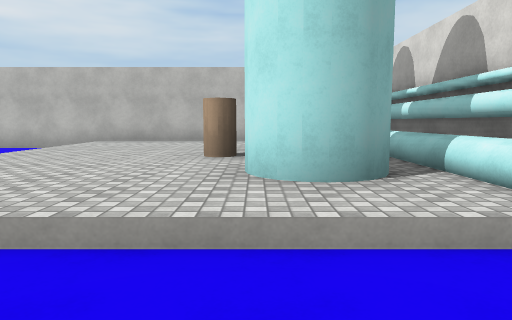
view 1 (above)

24 first-person views from a walk through a 3-D level made in the Unity game engine. The camera is 1.4 m above the floor, tilts 6° down and sees 70° across. The floor is counted in squares, 2 m on a side. Each view is taken from the middle of a square. On the plan, view 1 faces up. The plan holds only what a view shows up to about 11 squares ahead; the rest is blank. The place goes on beyond the plan. Surface patterns are stand-ins for the level's own textures.

view 2
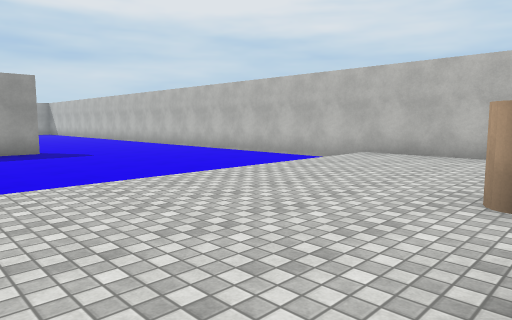

view 3
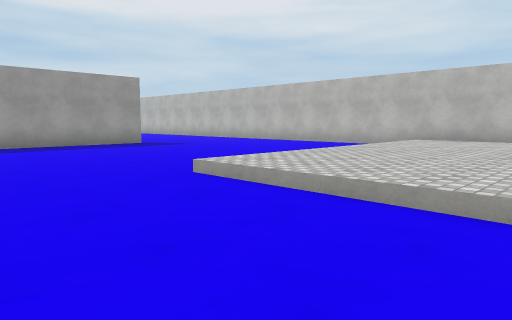

view 4
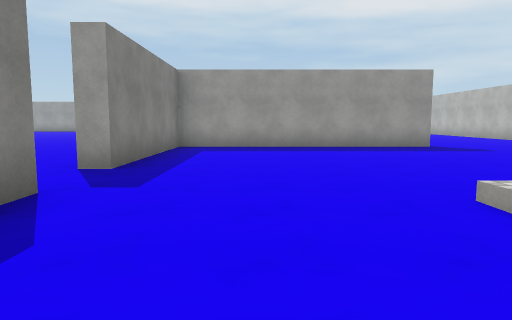

view 5
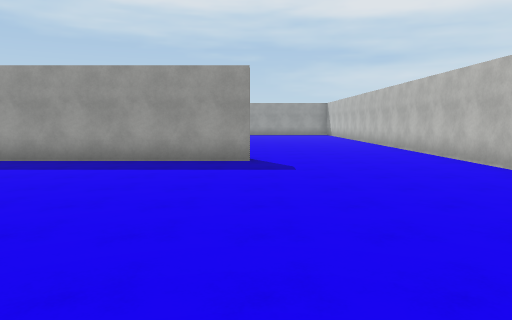

view 6
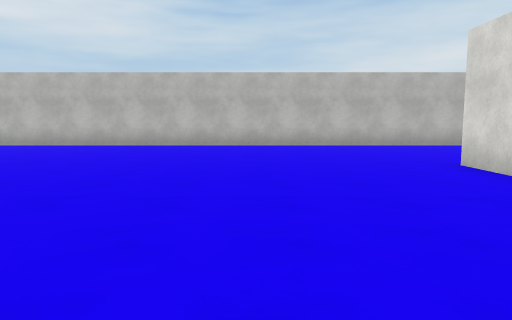

view 7
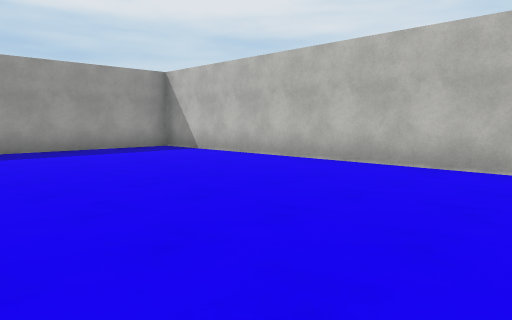

view 8
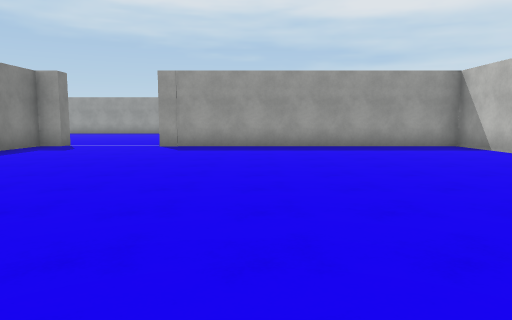

view 9
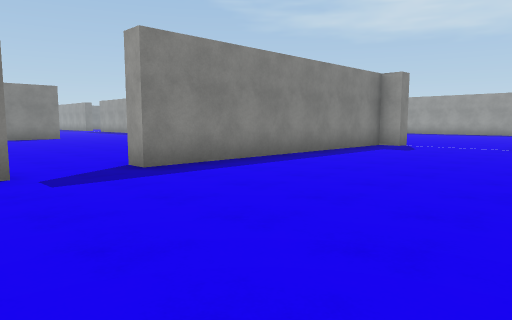

view 10
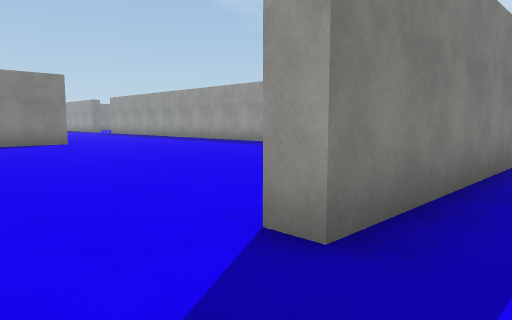

view 11
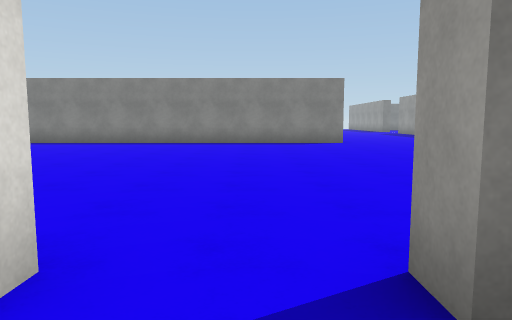

view 12
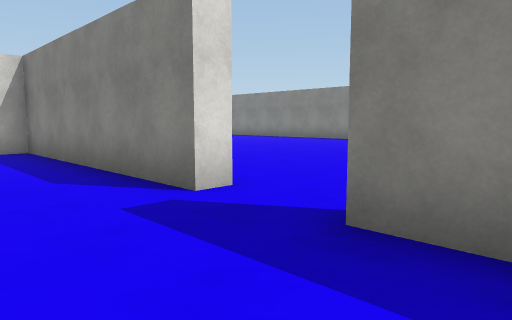

view 13
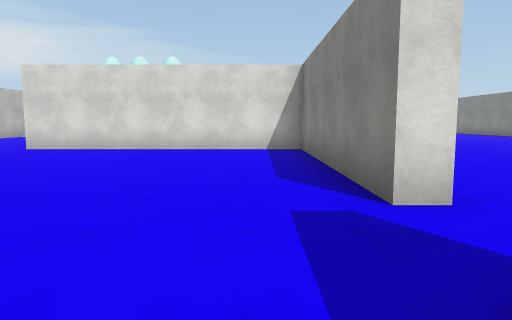

view 14
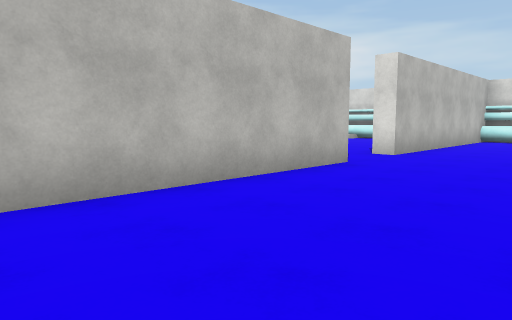

view 15
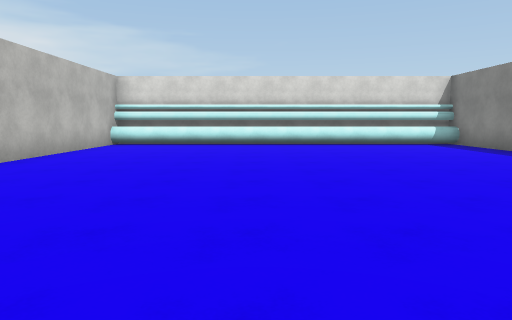

view 16
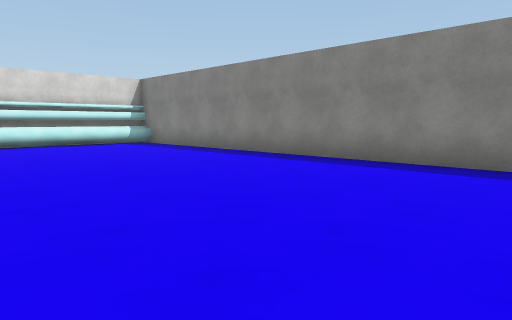

view 17
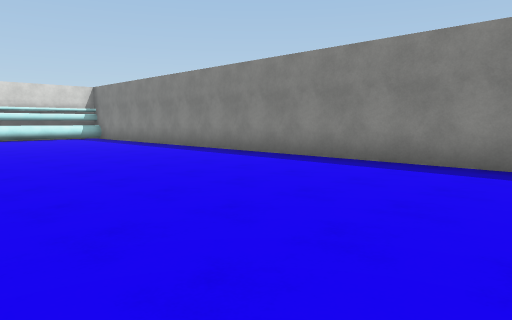

view 18
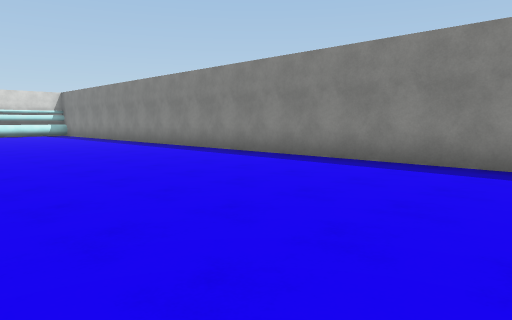

view 19
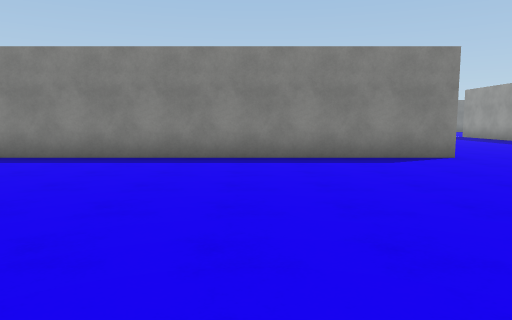

view 20
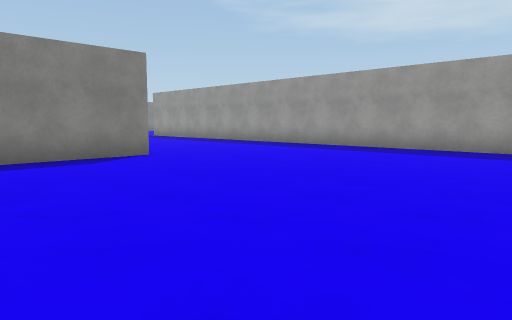

view 21
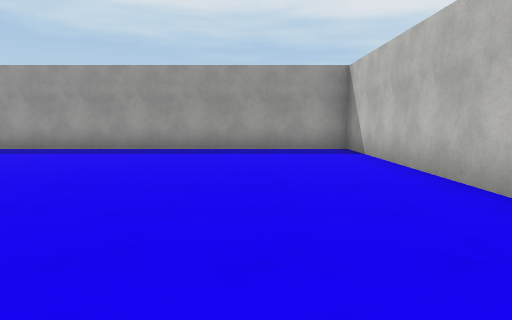

view 22
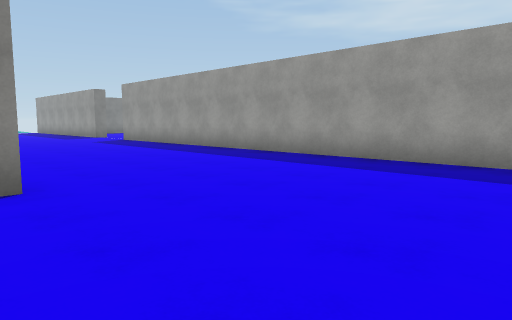

view 23
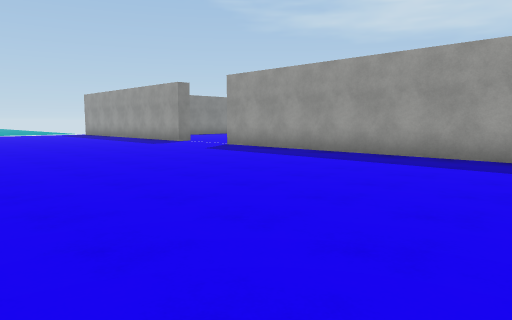

view 24
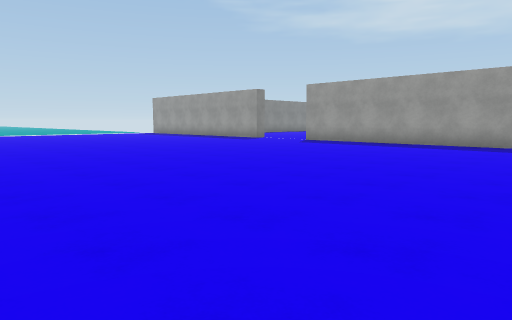

### Floor plan
Key: @ floor where view 1 was taken; # wall or solid block; . main floor; : floor 0.25 m higher than the main floor; / step, stairs or slope; C cylinder.
Columns run from 28 left of view 1 to 3 right of it. Each row starts with its distance up from view 1.
 10 #############################
  9 #......................./::::
  8 #......................./::::
  7 #......................./:::
  6 #......................./::C#
  5 #......................./::::
  4 #................#....../:::###
  3 #................#....../::::##
  2 #................#......//////
  1 .................#............
  0 .................#..........@
 -1 .................#...........
 -2 #########..###########..#######
 -3 #...........    ..............#
 -4 #.............  ..............#
 -5 #.............................#
 -6 #.............................#
 -7 #.............................#
 -8 #.............................#
 -9 #.............................##
-10 #.............................##
-11 #.............................##
-12 #.............................#
-13 #......########################
-14 #............
-15 #............
-16 #............
-17 #............
-18 #...........
-19 #...........
-20 #...........
-21 #...........
-22 #...........
-23  ..........
-24   .........
-25    ........
-26     ... ...

Where each view was taken, in squares from view 1:
view 1: 0 up, 0 right, facing up
view 2: 2 up, 0 right, facing up-left
view 3: 1 down, 0 right, facing up-left
view 4: 0 up, 1 left, facing left
view 5: 5 up, 3 left, facing left
view 6: 1 down, 15 left, facing up
view 7: 4 up, 18 left, facing up-left
view 8: 4 up, 17 left, facing left
view 9: 3 up, 17 left, facing down-left
view 10: 1 down, 18 left, facing down-left
view 11: 1 down, 19 left, facing down
view 12: 0 up, 21 left, facing down-right
view 13: 1 down, 21 left, facing right
view 14: 6 down, 12 left, facing up-right
view 15: 7 down, 9 left, facing right
view 16: 7 down, 9 left, facing down-right
view 17: 7 down, 13 left, facing down-right
view 18: 7 down, 17 left, facing down-right
view 19: 6 down, 18 left, facing down
view 20: 6 down, 18 left, facing down-left
view 21: 5 down, 18 left, facing left
view 22: 9 down, 21 left, facing down-left
view 23: 14 down, 20 left, facing down-left
view 24: 14 down, 16 left, facing down-left
